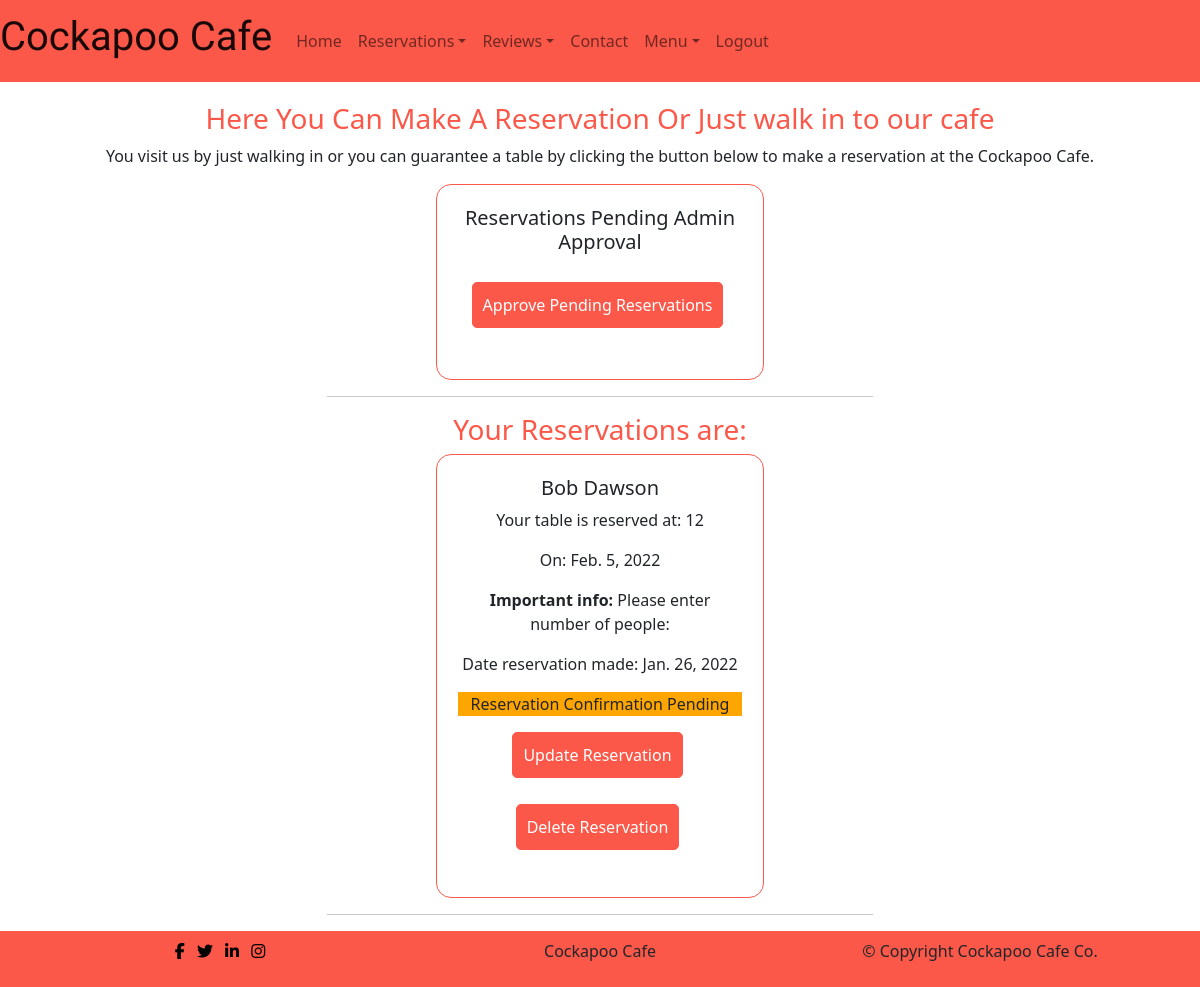
Page /reservation/ (signed in) on the earlier database version.
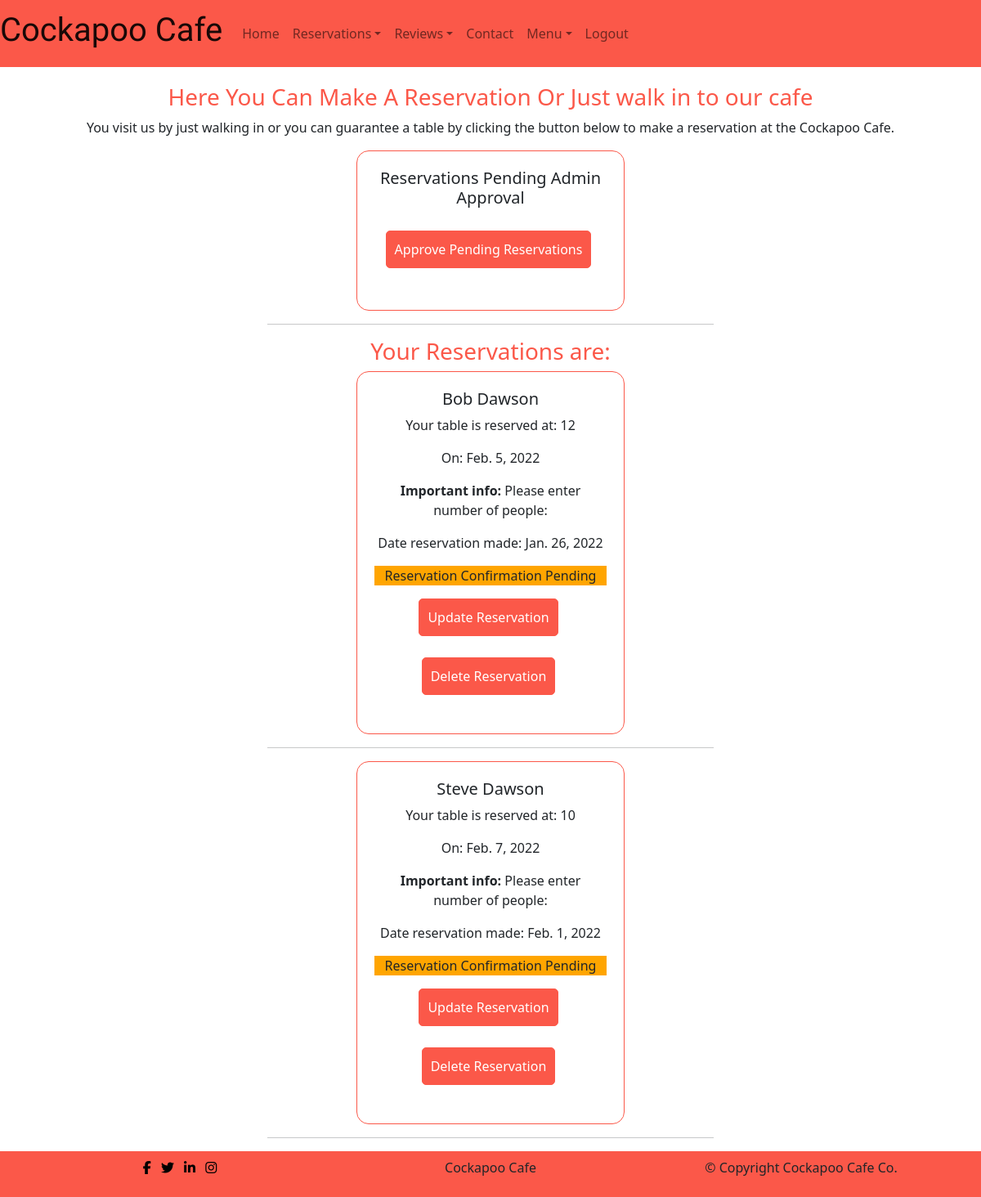
Same page on the later database version.
### reservation/models.py (models this page shows, shortened)
class Reservation(models.Model):
    first_name = models.CharField(max_length=100, unique=False)
    last_name = models.CharField(max_length=100, unique=False)
    email = models.EmailField(max_length=100, unique=False)
    phone = models.CharField(validators=[Phone_Regex], max_length=60,
                             null=True, blank=True)
    time = models.CharField(max_length=100, choices=Reservation_Choices,
                            default='9')
    datetime = models.DateField(auto_now_add=False, null=True, blank=False)
    information = models.TextField(blank=False,
                                   default='Please enter number of people:')
    sent_date = models.DateField(auto_now_add=True)
    accepted = models.BooleanField(default=False)
    rejected = models.BooleanField(default=False)
    accepted_date = models.DateTimeField(auto_now=True, null=True)
    user = models.ForeignKey(User, blank=True, null=True,
                             on_delete=models.CASCADE)
    class Meta:
        ordering = ["datetime"]

### reservation/views.py (the view)
# urls.py: path('', views.ReservationListView.as_view(), name="reservation"),
class ReservationListView(LoginRequiredMixin, ListView):
    model = Reservation
    queryset = Reservation.objects.all().order_by('datetime')
    template_name = 'reservation/reservation.html'

### reservation/templates/reservation/reservation.html (shortened to what this page needs)
{% extends 'base.html' %}
{% load static %}
{% block content %}
    {% if user.is_authenticated %}
    <div class=" container">
        <div class="res-title">
            <h3>Here You Can Make A Reservation Or Just walk in to our cafe</h3>
            <p>You visit us by just walking in or you can guarantee a table by clicking the button below to make a reservation at the Cockapoo Cafe.</p>
        </div>
        {% if request.user.is_superuser %}
            <div class="row row-cols-1 row-cols-md-2 g-4 justify-content-center made-reservation">
                <div class="col">
                    <div class="card">
                        <div class="card-body text-center">
                            <h5 class="card-title">Reservations Pending Admin Approval</h5>
                            <p class="inline-flex" id="make-reservation-btn"><a class="menu-btn" href="{% url 'approve_reservation' %}">Approve Pending Reservations</a></p>
                        </div>
                    </div>
                    <hr>
                </div>
            </div>
        {% endif %}
            <div>
                <h3>Your Reservations are:</h3>
            </div>
        {% for res in object_list %}
            {% if request.user.is_superuser %}
                <div class="row row-cols-1 row-cols-md-2 g-4 justify-content-center made-reservation">
                    <div class="col">
                        <div class="card">
                            <div class="card-body text-center">
                                <h5 class="card-title">{{ res.first_name }} {{ res.last_name }}</h5>
                                <p class="card-text">Your table is reserved at: {{ res.time }}</p>
                                <p class="card-text"> On: {{ res.datetime }}</p>
                                <p class="card-text"><strong>Important info:</strong> {{ res.information }}</p>
                                <p class="card-text">Date reservation made: {{ res.sent_date }}</p>
                                {% if res.accepted %}
                                    <p class="card-text confirmed-reservation">Reservation Confirmed!: {{ res.accepted_date }}</p>
                                {% elif res.rejected %}
                                    <p class="card-text rejected-reservation">Reservation Rejected</p>
                                {% else %}
                                    <p class="card-text pending-reservation">Reservation Confirmation Pending</p>
                                {% endif %}
                                <p class="inline-flex"><a href="{% url 'update_reservation' res.id %}" class="menu-btn">Update Reservation</a></p>
                                <p class="inline-flex"><a href="{% url 'delete_reservation' res.id %}" class="menu-btn">Delete Reservation</a></p>
                            </div>
                        </div>
                        <hr>
                    </div>
                </div>
            {% endif %}
        {% endfor %}
    </div>
    {% endif %}
{% endblock %}

### templates/base.html (shortened to what this page needs)
{% load static %}
<!DOCTYPE html>
<html class="h-100" lang="en">
<head>
    <link href="https://cdn.jsdelivr.net/npm/bootstrap@5.1.3/dist/css/bootstrap.min.css" rel="stylesheet">
    <link href="{% static 'css/style.css' %}" rel="stylesheet" type="text/css">
</head>
<body>
  <nav class="navbar navbar-expand-lg navbar-light nav-bg-col sticky">
    <div class="container-fluid">
      <a class="navbar-brand" href="/"><h1 id="nav-title">Cockapoo Cafe</h1></a>
      <div class="collapse navbar-collapse" id="navbarSupportedContent">
        <ul class="navbar-nav me-auto mb-2 mb-lg-0">
          {% with url_name=request.resolver_match.url_name %}
            <li class="nav-item">
              <a class="nav-link {% if url_name == 'home' %}active{% endif %}" href="{% url 'home' %}">Home</a>
            </li>
            {% if request.user.is_superuser %}
              <li class="nav-item dropdown">
                <a class="nav-link dropdown-toggle" href="#" id="navbarDropdown" role="button" data-bs-toggle="dropdown" aria-expanded="false">
                  Reservations</a>
              </li>
            {% elif user.is_authenticated %}
              <li class="nav-item">
                <a class="nav-link {% if url_name == 'reservation' %}active{% endif %}" href="{% url 'reservation' %}">Reservation</a>
              </li>
            {% else %}
              <li>
                <a class="nav-link {% if url_name == 'account_signup' %}active{% endif %}" href="{% url 'account_signup' %}">Reservation</a>
              </li>
            {% endif %}
            {% if request.user.is_superuser %}
                <li class="nav-item dropdown">
                  <a class="nav-link dropdown-toggle" href="#" id="navbarDropdown" role="button" data-bs-toggle="dropdown" aria-expanded="false">
                    Reviews</a>
                </li>
            {% else %}
                <li class="nav-item">
                  <a class="nav-link {% if url_name == 'review' %}active{% endif %}" href="{% url 'review' %}">Reviews</a>
                </li>
            {% endif %}
            <li class="nav-item">
              <a class="nav-link {% if url_name == 'contact' %}active{% endif %}" href="{% url 'contact' %}">Contact</a>
            </li>
            {% if request.user.is_superuser %}
                <li class="nav-item dropdown">
                  <a class="nav-link dropdown-toggle" href="#" id="navbarDropdown" role="button" data-bs-toggle="dropdown" aria-expanded="false">
                    Menu</a>
                </li>
            {% else %}
                <li class="nav-item">
                  <a class="nav-link {% if url_name == 'menu' %}active{% endif %}" href="{% url 'menu' %}">Menu</a>
                </li>
            {% endif %}
            {% if user.is_authenticated %}
            <li class="nav-item">
              <a class="nav-link {% if url_name == 'account_logout' %}active{% endif %}" href="{% url 'account_logout' %}">Logout</a>
            </li>
            {% endif %}
          {% endwith %}
        </ul>
      </div>
    </div>
  </nav>
  {% block content %}
{% endblock %}
  <footer>
    <div class="container">
      <div class="row">
        <div class="col-sm socials">
          <ul>
            <li class="list-inline-item"><a href="https://facebook.com" target="_blank" rel="noopener" aria-label="visit us on Facebook (opens a new tab)"><i class="fa fa-facebook"></i></a></li>
            <li class="list-inline-item"><a href="https://twitter.com" target="_blank" rel="noopener" aria-label="visit us on Twitter (opens a new tab)"><i class="fa fa-twitter"></i></a></li>
            <li class="list-inline-item"><a href="https://www.linkedin.com" target="_blank" rel="noopener" aria-label="visit us on LinkedIn (opens a new tab)"><i class="fa fa-linkedin"></i></a></li>
            <li class="list-inline-item"><a href="https://instagram.com" target="_blank" rel="noopener" aria-label="visit us on Instagram (opens a new tab)"><i class="fa fa-instagram"></i></a></li>
          </ul>
        </div>
        <div class="col-sm">
          <p>Cockapoo Cafe</p>
        </div>
        <div class="col-sm">
          <p>© Copyright Cockapoo Cafe Co.</p>
        </div>
      </div>
    </div>
  </footer>
</body>
</html>

### static/css/style.css (style rules this page uses)
#nav-title { font-family: 'Yeseva One', cursive; }
body { min-height: 100vh; display: flex; flex-direction: column; }
.container-fluid { padding-left: 0; padding-right: 0; }
.nav-bg-col { background-color: #fb5849; }
footer { background-color: #fb5849; margin-top: auto; text-align: center; padding-top: .5rem; padding-bottom: .5rem; display: inline-flex; }
nav { margin-bottom: 20px; }
.sticky { position: sticky; top: 0px; z-index: 100; }
ul { padding: 0; }
.socials i { color: black; }
.menu-btn { background-color: #fb5849; color: #fff; border: 1px solid #fb5849; padding: 10px; border-radius: 5px; margin-bottom: 10px; margin-right: 5px; text-decoration: none; }
.inline-flex { display: inline-flex; }
div.card { width: 60%; margin: 0 auto; margin-bottom: 10px;; }
.card { border: 1px solid #fb5849; border-radius: 15px; padding: 5px; }
h3 { color: #fb5849; text-align: center; }
.res-title { margin: 0 auto; text-align: center; }
#make-reservation-btn { text-align: center; margin: 20px auto; }
.pending-reservation { background-color: orange; }

Differences in the rows shown:
added Reservation: first_name "Steve", last_name "Dawson", time "10", datetime "Feb. 7, 2022", information "Please enter number of people:", sent_date "Feb. 1, 2022", accepted "Reservation Confirmation Pending"
